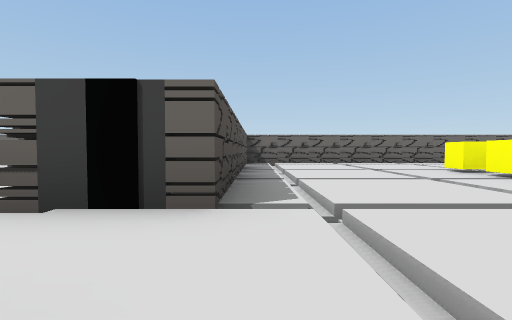
view 1 (above)

13 first-person views from a walk through a 3-D level made in the Unity game engine. The camera is 0.51 m above the floor, tilts 2° down and sees 85° across. The floor is counted in squares, 1 m on a side. Each view is taken from the middle of a square. On the plan, view 1 faces up. The plan holds only what a view shows up to about 9 squares ahead; the rest is blank. The place goes on beyond the plan. The player character is not drawn. Some surface patterns are stand-ins.

view 2
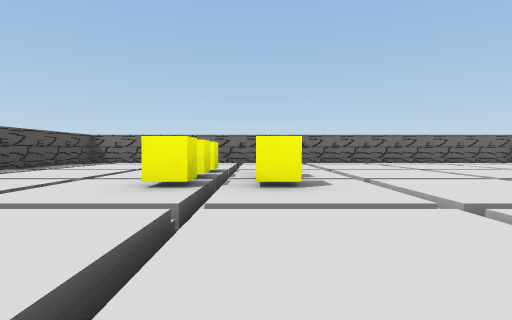

view 3
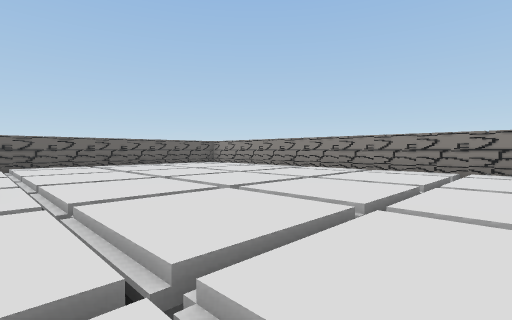

view 4
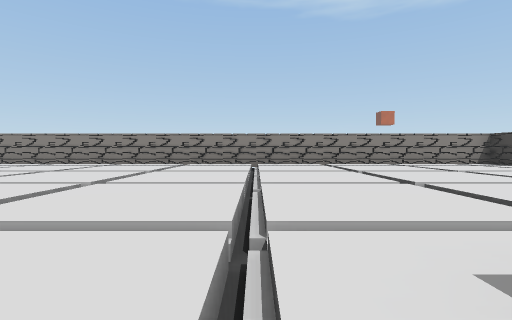

view 5
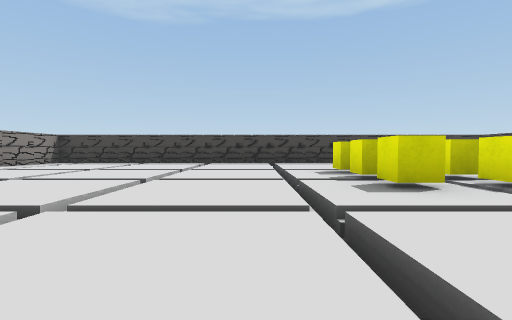

view 6
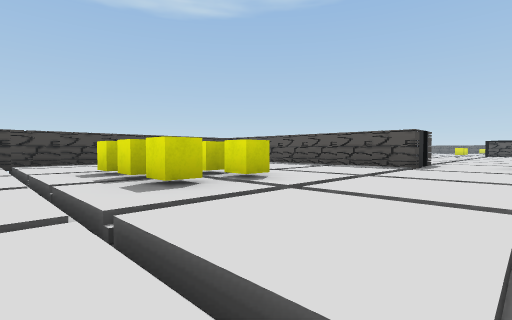

view 7
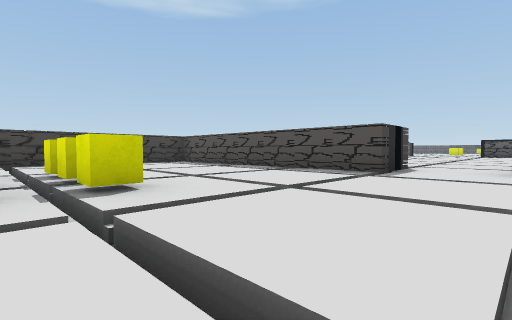

view 8
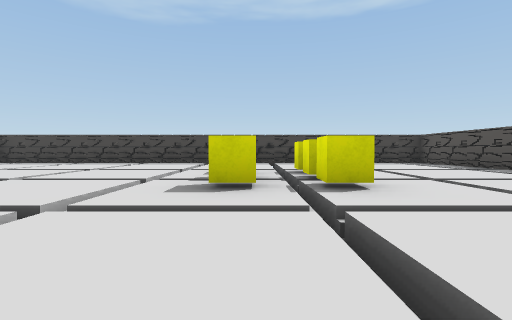

view 9
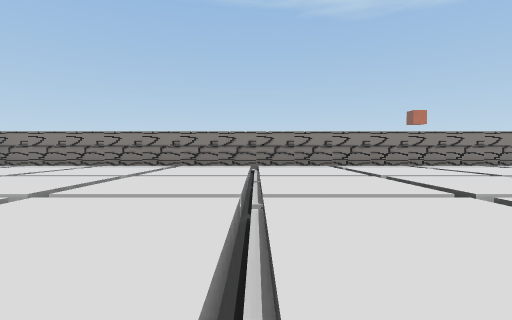

view 10
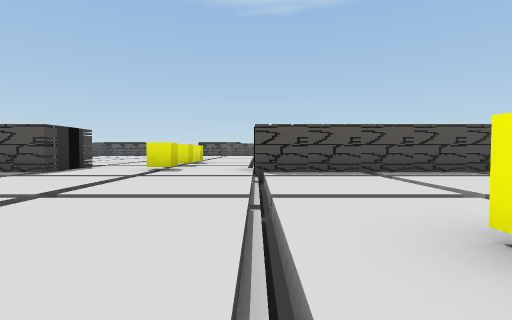

view 11
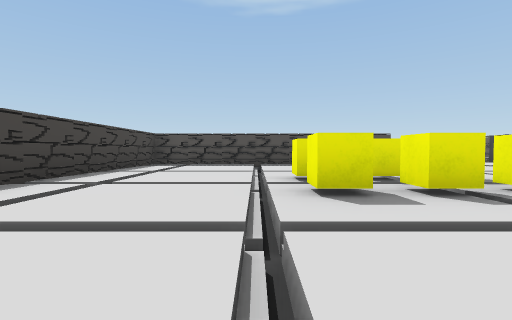

view 12
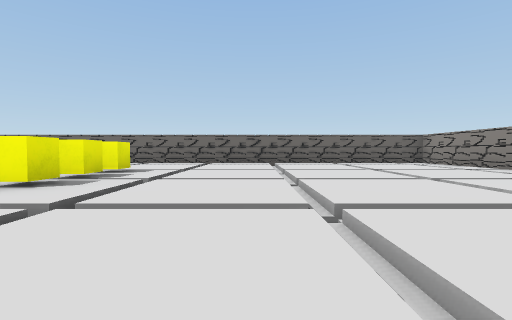

view 13
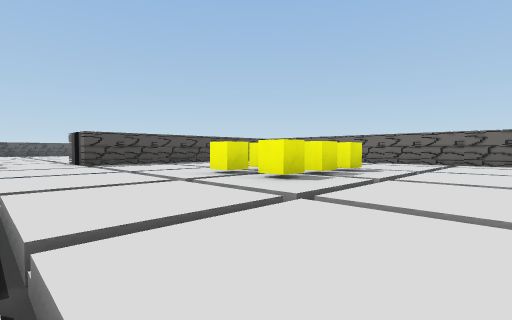

### Floor plan
Key: @ floor where view 1 was taken; # wall or solid block; x gap in a wall; . main floor; - floor 0.1 m lower than the main floor; / step, stairs or slope.
Columns run from 4 left of view 1 to 14 right of it. Each row starts with its distance up from view 1.
  9    ################
  8    #//////////////#
  7    #/.././././././#
  6    #//////////////#
  5    #/../##././././#
  4    #////x/////////#
  3    #/../##././././#
  2  -##//////////////#
  1 ...../././././././#
  0 #xx#@/////////////#
 -1 ...../././././././#
 -2 --##//////////////#
 -3    #/../##././././#
 -4    #////##////////#
 -5    #/../##././././#
 -6    #//////////////#
 -7    #/.././././././#
 -8    #//////////////#
 -9    ################

Where each view was taken, in squares from view 1:
view 1: 0 up, 0 right, facing up
view 2: 0 up, 5 right, facing up
view 3: 1 down, 6 right, facing up-right
view 4: 2 down, 5 right, facing right
view 5: 0 up, 7 right, facing down
view 6: 0 up, 7 right, facing down-left
view 7: 0 up, 5 right, facing down-left
view 8: 0 up, 5 right, facing down
view 9: 2 up, 6 right, facing right
view 10: 2 up, 5 right, facing left
view 11: 6 down, 8 right, facing left
view 12: 0 up, 8 right, facing up
view 13: 0 up, 8 right, facing up-left
